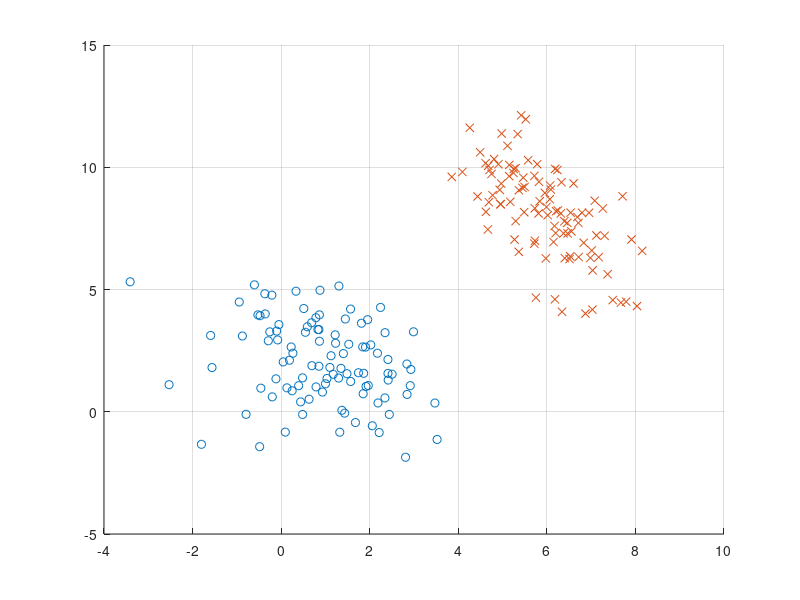

Recreate this plot in MATLAB. (Note: this script raises an error after producing the figure.)
% clear up everything
clear all; close all; clc;
% create a multivariate normal matrix with 2 variables
% postive
n=100; % number of entries
mu = [1,2];
sigma = [2,-1;
         -1,3];
X1 = [mvnrnd(mu,sigma,n)];
Y1=ones(n,1);

% negatives
mu = [6,8];
sigma = [1,-1.5;
         -1.5,5];
X2 = [,mvnrnd(mu,sigma,n)];
Y2=-ones(n,1);
scatter(X1(:,1),X1(:,2),'o')
hold on
grid on
scatter(X2(:,1),X2(:,2),'x')
X=[X1;X2];
Y=[Y1;Y2];

% initialize vector for alphas
sz=size(X);
n=sz(1);
alpha_0=zeros(1,n);
%constraints
A=[];
b=[];
Aeq=Y';
beq=0;
lb = zeros(1,n);
ub = [];
nonlcon=[];
fun = @(alpha) svm_linear_obj_dual(X,Y,alpha);
opts = optimoptions(@fmincon,'Algorithm','sqp','MaxFunctionEvaluations',5000,'MaxIterations',5000);
alpha = fmincon(fun,alpha_0,A,b,Aeq,beq,lb,ub,nonlcon,opts);

%Get W and t
alpha_y=alpha.*Y';
W=alpha_y*X;
tol=0.01;
for i=1:n
    if alpha(i)>tol
        t=W*X(i,:)'-1/Y(i);
        break;
    end
end

%plot svm_classifier
x=linspace(-5,11);
y=(t*ones(1,length(x))-W(1)*x)./W(2);
y_u=((t+1)*ones(1,length(x))-W(1)*x)./W(2);
y_l=((t-1)*ones(1,length(x))-W(1)*x)./W(2);
y=[y;y_u;y_l];
plot(x,y);


function [dual_margin]=svm_linear_obj_dual(X,Y,alpha)
    left=alpha.*Y';
    gram=X*X';
    right=alpha'.*Y;
    dual_margin=+.5*left*gram*right-alpha*ones(length(alpha),1);
end



